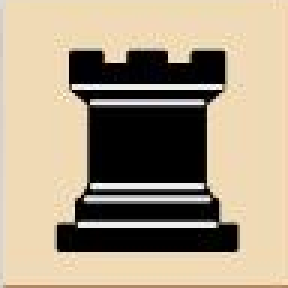
#> input picture Projet_echec/Data_Pictures/0.png, 96 x 96 px (shown 3 times larger)
$ python -i took_picture.py   (imports and definitions only)
#> lines starting #> are read from the running program, lines starting #| are printed output that depends on the picture; after the words box and inside, x2 and y2 are one past the last pixel; in counts of white or black regions, pixels touching at a corner belong together
import pyautogui
import time
import cv2 as cv
import numpy as np
import Constantes_values


############################################### TOUT EST A REFAIRE A CAUSE DU CHANGEMENT D'ORDI  ###############################################

# [52 lines left out: functions took_picture, read_image, obtain_a_square, save_a_square, position_carre, not called in this run]


def calcPercentage(msk):
    ''' returns the percentage of color in a binary image '''
    height, width = msk.shape[:2]
    num_pixels = height * width
    count_white = cv.countNonZero(msk)
    percent_white = (count_white / num_pixels) * 100
    percent_white = round(percent_white, 2)
    return percent_white


def piece_color(file):
    """Fonction donnant la couleur de la pièce à partir du fichier d'une image"""
#> called with file = 'Data_Pictures/0.png'
    img = cv.imread(file, cv.IMREAD_COLOR)  # Lecture de l'image en couleurs
#> img is the input picture: shape (96, 96, 3); mean B, G, R 132.9, 156.2, 170.8

    return piece_color_from_image(img)


def piece_color_from_image(img):
    """Fonction donnant la couleur de la pièce à partir d'une image"""
    White_lower_bound = np.array([252, 252, 252])
    White_upper_bound = np.array([255, 255, 255])

    Black_lower_bound = np.array([0, 0, 0])
    Black_upper_bound = np.array([3, 3, 3])

    White_msk = cv.inRange(img, White_lower_bound, White_upper_bound)
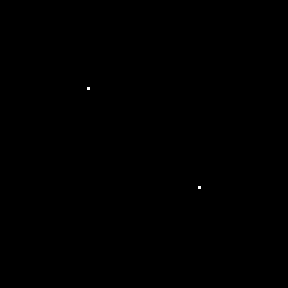
#> White_msk: shape (96, 96) (shown 3 times larger); 0.02% white in thin lines or dots, all inside (x1, y1, x2, y2) = (29, 29, 67, 63)
    Black_msk = cv.inRange(img, Black_lower_bound, Black_upper_bound)
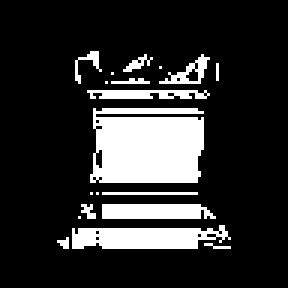
#> Black_msk: shape (96, 96) (shown 3 times larger); 17.8% white; 19 white regions (11 under 20 px), largest, box (x1, y1, x2, y2) and area: (30, 36, 68, 61) 845, (24, 75, 77, 83) 314, (34, 68, 72, 73) 175

    percent_white = calcPercentage(White_msk)
#> in calcPercentage, `count_white = cv.countNonZero(msk)`: count_white = 2
#> in calcPercentage, `percent_white = (count_white / num_pixels) * 100`: percent_white = 0.0217
#> in calcPercentage, `percent_white = round(percent_white, 2)`: percent_white = 0.02
#> percent_white = 0.02
    percent_black = calcPercentage(Black_msk)
#> percent_black = 17.82

    if percent_white > percent_black:
        result = True
    else:
        result = False

    return result


# semble fonctionner mais à vérifier
# [82 lines left out: functions find_movement, find_rock_movement, not called in this run]

>>> result = piece_color('Data_Pictures/0.png')
#> result = False

$ run again, on Projet_echec/Data_Pictures/13.png
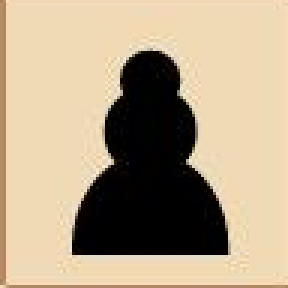
#> input picture Projet_echec/Data_Pictures/13.png, 96 x 96 px (shown 3 times larger)
#> in piece_color, img is the input picture: shape (96, 96, 3); mean B, G, R 134.9, 162.2, 179.7
#> White_msk: shape (96, 96); every value is 0
#> in piece_color_from_image, `Black_msk = cv.inRange(img, Black_lower_bound, Black_upper_bound)`:
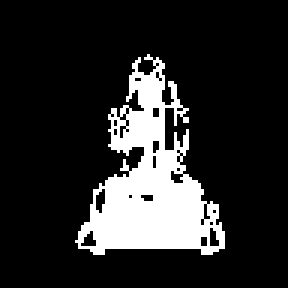
#> Black_msk: shape (96, 96) (shown 3 times larger); 16.4% white; 1 white region, box (x1, y1, x2, y2) and area: (25, 18, 75, 85) 1508
#> count_white = 0
#> percent_black = 16.36
#> result = False
